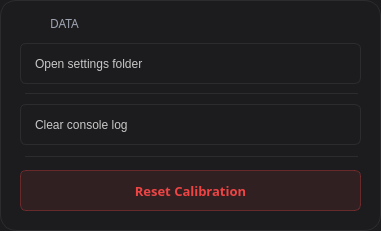
      <widget class="QFrame" name="format_qual_frame_8">
       <property name="geometry">
        <rect>
         <x>390</x>
         <y>230</y>
         <width>381</width>
         <height>231</height>
        </rect>
       </property>
       <property name="sizePolicy">
        <sizepolicy hsizetype="Preferred" vsizetype="Preferred">
         <horstretch>0</horstretch>
         <verstretch>0</verstretch>
        </sizepolicy>
       </property>
       <property name="minimumSize">
        <size>
         <width>318</width>
         <height>179</height>
        </size>
       </property>
       <property name="font">
        <font>
         <family>Manrope</family>
        </font>
       </property>
       <property name="styleSheet">
        <string notr="true">background-color: #1c1c1e;
border-radius: 16px;
border: 1px solid #2c2c2e;</string>
       </property>
       <property name="frameShape">
        <enum>QFrame::StyledPanel</enum>
       </property>
       <property name="frameShadow">
        <enum>QFrame::Raised</enum>
       </property>
       <widget class="QLabel" name="logo_text_19">
        <property name="geometry">
         <rect>
          <x>50</x>
          <y>13</y>
          <width>231</width>
          <height>21</height>
         </rect>
        </property>
        <property name="font">
         <font>
          <family>Manrope</family>
          <pointsize>9</pointsize>
         </font>
        </property>
        <property name="styleSheet">
         <string notr="true">background-color: transparent;
color: #9CA3AF;
outline: none;
border: none;</string>
        </property>
        <property name="text">
         <string>DATA</string>
        </property>
       </widget>
       <widget class="QLabel" name="data_icon">
        <property name="geometry">
         <rect>
          <x>20</x>
          <y>13</y>
          <width>21</width>
          <height>21</height>
         </rect>
        </property>
        <property name="font">
         <font>
          <family>Manrope</family>
          <pointsize>12</pointsize>
         </font>
        </property>
        <property name="styleSheet">
         <string notr="true">background-color: transparent;
color: white;
border: none;
outline: none;</string>
        </property>
        <property name="text">
         <string/>
        </property>
        <property name="pixmap">
         <pixmap resource="resources.qrc">:/images/images/database-solid.png</pixmap>
        </property>
        <property name="scaledContents">
         <bool>true</bool>
        </property>
       </widget>
       <widget class="QPushButton" name="open_settings_folder">
        <property name="geometry">
         <rect>
          <x>20</x>
          <y>43</y>
          <width>341</width>
          <height>41</height>
         </rect>
        </property>
        <property name="font">
         <font>
          <pointsize>-1</pointsize>
         </font>
        </property>
        <property name="cursor">
         <cursorShape>PointingHandCursor</cursorShape>
        </property>
        <property name="styleSheet">
         <string notr="true">QPushButton {
    background-color: transparent;
    border: 1px solid #2c2c2e;
    border-radius: 6px;
    padding: 8px 14px;
    color: #c8c8c8;
    font-size: 12px;
    text-align: left;
}
QPushButton:hover {
    background-color: #1f1f25;
    border: 1px solid #3a3a3f;
}
QPushButton:pressed {
    background-color: #18181c;
}</string>
        </property>
        <property name="text">
         <string>Open settings folder</string>
        </property>
        <property name="iconSize">
         <size>
          <width>14</width>
          <height>14</height>
         </size>
        </property>
        <property name="checkable">
         <bool>true</bool>
        </property>
       </widget>
       <widget class="QPushButton" name="clear_log">
        <property name="geometry">
         <rect>
          <x>20</x>
          <y>104</y>
          <width>341</width>
          <height>41</height>
         </rect>
        </property>
        <property name="font">
         <font>
          <pointsize>-1</pointsize>
         </font>
        </property>
        <property name="cursor">
         <cursorShape>PointingHandCursor</cursorShape>
        </property>
        <property name="styleSheet">
         <string notr="true">QPushButton {
    background-color: transparent;
    border: 1px solid #2c2c2e;
    border-radius: 6px;
    padding: 8px 14px;
    color: #c8c8c8;
    font-size: 12px;
    text-align: left;
}
QPushButton:hover {
    background-color: #1f1f25;
    border: 1px solid #3a3a3f;
}
QPushButton:pressed {
    background-color: #18181c;
}</string>
        </property>
        <property name="text">
         <string>Clear console log</string>
        </property>
        <property name="iconSize">
         <size>
          <width>14</width>
          <height>14</height>
         </size>
        </property>
        <property name="checkable">
         <bool>true</bool>
        </property>
       </widget>
       <widget class="QPushButton" name="reset_calibration">
        <property name="geometry">
         <rect>
          <x>20</x>
          <y>170</y>
          <width>341</width>
          <height>41</height>
         </rect>
        </property>
        <property name="font">
         <font>
          <family>Manrope</family>
          <pointsize>-1</pointsize>
          <weight>75</weight>
          <bold>true</bold>
         </font>
        </property>
        <property name="cursor">
         <cursorShape>PointingHandCursor</cursorShape>
        </property>
        <property name="styleSheet">
         <string notr="true">QPushButton {
    background-color: rgba(239, 68, 68, 25);
    color: #ef4444;
    border: 1px solid rgba(239, 68, 68, 80);
    border-radius: 6px;
    padding: 6px 16px;
    font-weight: bold;
    font-size: 13px;
    font-family: 'Manrope';
    text-align: center;
}

QPushButton:hover {
    background-color: rgba(239, 68, 68, 50);
    border: 1px solid rgba(239, 68, 68, 150);
    color: #f87171;
}

QPushButton:pressed {
    background-color: rgba(239, 68, 68, 75);
}

QPushButton:disabled {
    background-color: rgba(239, 68, 68, 10);
    color: rgba(239, 68, 68, 80);
    border: 1px solid rgba(239, 68, 68, 30);
}</string>
        </property>
        <property name="text">
         <string>Reset Calibration</string>
        </property>
        <property name="iconSize">
         <size>
          <width>14</width>
          <height>14</height>
         </size>
        </property>
        <property name="checkable">
         <bool>true</bool>
        </property>
       </widget>
       <widget class="Line" name="line_4">
        <property name="geometry">
         <rect>
          <x>25</x>
          <y>93</y>
          <width>333</width>
          <height>1</height>
         </rect>
        </property>
        <property name="font">
         <font>
          <family>Manrope</family>
         </font>
        </property>
        <property name="orientation">
         <enum>Qt::Horizontal</enum>
        </property>
       </widget>
       <widget class="Line" name="line_5">
        <property name="geometry">
         <rect>
          <x>25</x>
          <y>156</y>
          <width>333</width>
          <height>1</height>
         </rect>
        </property>
        <property name="font">
         <font>
          <family>Manrope</family>
         </font>
        </property>
        <property name="orientation">
         <enum>Qt::Horizontal</enum>
        </property>
       </widget>
      </widget>
